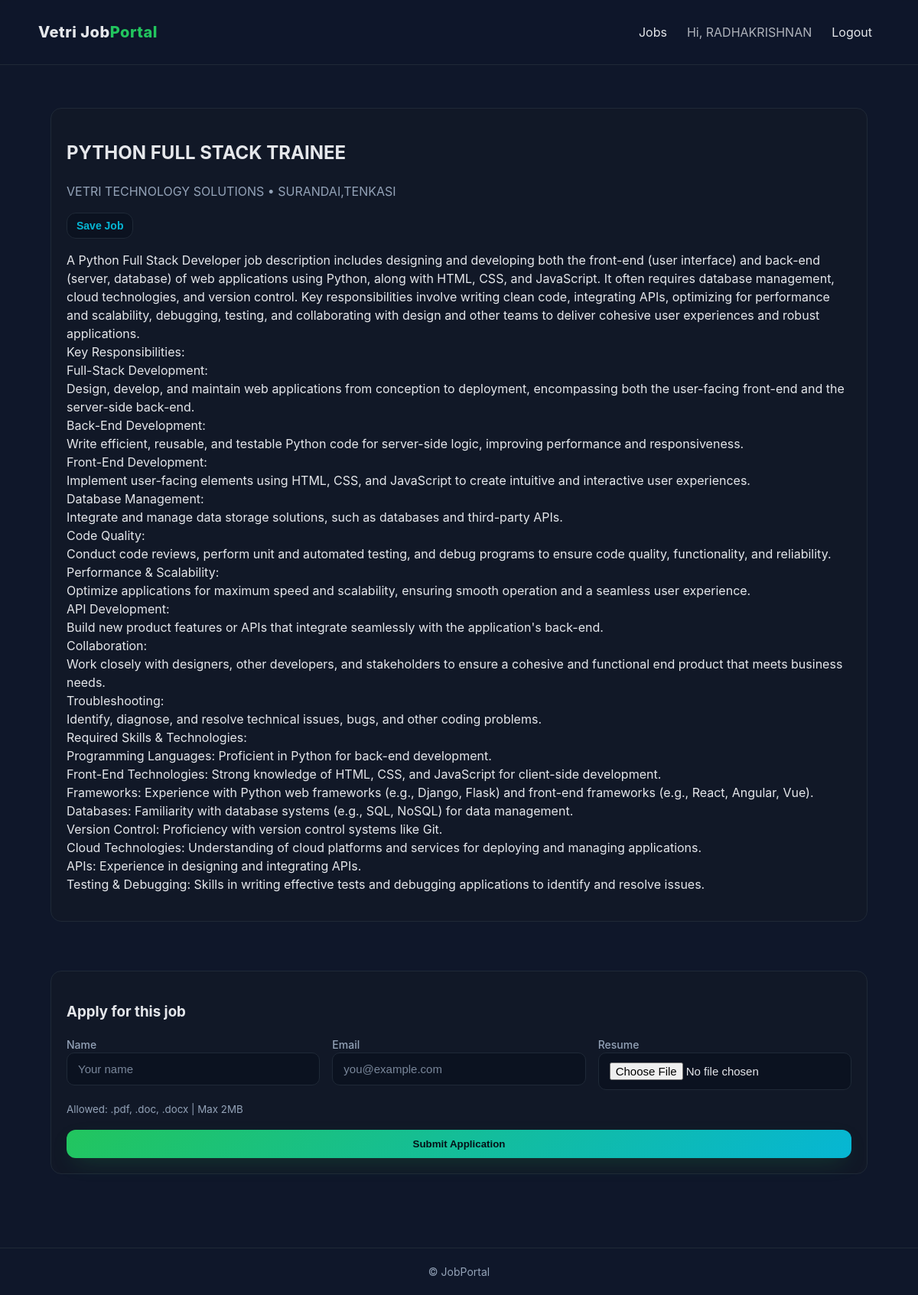
The app's page /jobs/1/ (signed in) with its own data.
### jobs/models.py (models this page shows, shortened)
class Job(models.Model):
    title = models.CharField(max_length=200)
    company = models.CharField(max_length=200)
    category = models.ForeignKey(Category, on_delete=models.CASCADE, related_name="jobs")
    location = models.CharField(max_length=120)
    description = models.TextField()
    posted_at = models.DateTimeField(default=timezone.now)
    class Meta: ordering = ["-posted_at"]

### jobs/views.py (the view, shortened to what this page needs)
# urls.py: path("jobs/<int:pk>/", views.job_detail, name="job_detail"),
def job_detail(request, pk):
    job = get_object_or_404(Job, pk=pk)
    form = ApplicationForm()
    saved = False
    if request.user.is_authenticated:
        saved = SavedJob.objects.filter(user=request.user, job=job).exists()
    return render(request, "job_detail.html", {"job": job, "form": form, "saved": saved})

### jobs/forms.py (shortened to what this page needs)
class ApplicationForm(forms.ModelForm):
    class Meta:
        model = Application
        fields = ("name","email","resume")
        widgets = {
            "name": forms.TextInput(attrs={"placeholder":"Your name"}),
            "email": forms.EmailInput(attrs={"placeholder":"you@example.com"}),
        }

### jobs/templates/job_detail.html (shortened to what this page needs)
{% extends "base.html" %}
{% block content %}
<section class="section">
  <div class="card">
    <div class="job-detail-head">
      <div>
        <h2>{{ job.title }}</h2>
        <p class="muted">{{ job.company }} • {{ job.location }}</p>
      </div>
      <button class="save-btn {% if saved %}is-saved{% endif %}" data-id="{{ job.id }}">
        {% if saved %}Saved{% else %}Save Job{% endif %}
      </button>
    </div>
    <div class="job-description">
      {{ job.description|linebreaks }}
    </div>
  </div>
</section>
<section class="section">
  <div class="card">
    <h3>Apply for this job</h3>
    {% if user.is_authenticated %}
      <form method="post" enctype="multipart/form-data" class="form">
        <div class="grid form-grid">
          <label>Name {{ form.name }}</label>
          <label>Email {{ form.email }}</label>
          <label>Resume {{ form.resume }}</label>
        </div>
        <small class="muted">Allowed: .pdf, .doc, .docx | Max 2MB</small>
        <button class="btn" type="submit">Submit Application</button>
      </form>
    {% else %}
      <p class="muted">Please <a class="btn-link" href="{% url 'login_register' %}?next={% url 'job_detail' job.id %}">login</a> to apply.</p>
    {% endif %}
  </div>
</section>
{% endblock %}

### jobs/templates/base.html (shortened to what this page needs)
{% load static %}
<!DOCTYPE html>
<html lang="en">
<head>
  <link rel="stylesheet" href="{% static 'css/styles.css' %}">
</head>
<body>
  <nav class="navbar">
    <div class="container nav-inner">
      <a href="{% url 'home' %}" class="brand">Vetri Job<span>Portal</span></a>
      <ul class="nav-links">
        <li><a href="{% url 'jobs_list' %}">Jobs</a></li>
        {% if user.is_authenticated %}
          <li><span style="opacity:.75;">Hi, {{ user.username }}</span></li>
          <li><a href="{% url 'home' %}">Logout</a></li>
        {% else %}
          <li><a href="{% url 'login_register' %}">Login / Register</a></li>
        {% endif %}
      </ul>
    </div>
  </nav>
  <main class="main">
    <div class="container">
      {% block content %}{% endblock %}
    </div>
  </main>
  <footer class="footer">
    <div class="container">© {{ now|date:"Y" }} JobPortal</div>
  </footer>
</body>
</html>

### jobs/static/css/styles.css (style rules this page uses)
:root { --bg: #0f172a; --card: #111827; --muted: #94a3b8; --text: #e5e7eb; --brand: #22c55e; --brand-2: #06b6d4; --ring: rgba(34, 197, 94, .35); }
* { box-sizing: border-box }
html, body { margin: 0; padding: 0; background: var(--bg); color: var(--text); font-family: Inter, system-ui, Segoe UI, Roboto, Arial, sans-serif; line-height: 1.5; }
a { color: inherit; text-decoration: none }
.container { max-width: 1100px; margin: 0 auto; padding: 0 16px }
.navbar { position: sticky; top: 0; z-index: 50; background: rgba(15, 23, 42, .75); backdrop-filter: saturate(120%) blur(10px); border-bottom: 1px solid #1f2937; }
.nav-inner { display: flex; align-items: center; justify-content: space-between; gap: 16px; padding: 14px 0; }
.brand { font-weight: 800; font-size: 20px; letter-spacing: .5px }
.brand span { color: var(--brand) }
.nav-links { list-style: none; display: flex; gap: 16px }
.nav-links a { padding: 6px 10px; border-radius: 10px }
.btn { display: inline-flex; align-items: center; justify-content: center; gap: 8px; border: 0; border-radius: 12px; padding: 11px 16px; font-weight: 700; cursor: pointer; background: linear-gradient(135deg, var(--brand), var(--brand-2)); color: #041016; box-shadow: 0 10px 30px -12px var(--ring); transition: transform .2s ease; }
.main { padding: 24px 0 64px }
.section { padding: 32px 0 }
.grid { display: grid; gap: 20px; align-items: stretch }
.card { background: var(--card); border: 1px solid #1f2937; border-radius: 14px; padding: 20px; transition: transform .2s, border-color .2s; display: flex; flex-direction: column; justify-content: space-between; }
.muted { color: var(--muted) }
select, input[type="text"], input[type="email"], input[type="password"], input[type="file"] { background: #0b1220; color: var(--text); border: 1px solid #1f2937; border-radius: 10px; padding: 12px 14px; outline: none; font-size: 15px; transition: border-color .2s, box-shadow .2s, background .2s; width: 100%; }
::placeholder { color: var(--muted); opacity: .8 }
.form { display: flex; flex-direction: column; gap: 16px }
.form-grid { display: grid; grid-template-columns: repeat(auto-fit, minmax(220px,1fr)); gap: 16px }
.form label { font-size: 14px; font-weight: 500; color: var(--muted) }
.save-btn { background: #0b1220; border: 1px solid #1f2937; color: var(--brand-2); font-size: 14px; font-weight: 600; border-radius: 12px; padding: 8px 12px; cursor: pointer; transition: all .2s; }
.footer { border-top: 1px solid #1f2937; padding: 20px 0; color: var(--muted); font-size: 14px; text-align: center; }

### records on screen
Job: title "PYTHON FULL STACK TRAINEE", company "VETRI TECHNOLOGY SOLUTIONS", location "SURANDAI,TENKASI", description "A Python Full Stack Developer job description includes designing and developing both the front-end (user interface) and back-end (server, database) of web applications using Python, along with HTML, CSS, and JavaScript. It often requires database management, cloud technologies, and version control. Key responsibilities involve writing clean code, integrating APIs, optimizing for performance and scalability, debugging, testing, and collaborating with design and other teams to deliver cohesive user experiences and robust applications. Key Responsibilities: Full-Stack Development: Design, develop, and maintain web applications from conception to deployment, encompassing both the user-facing…"

### other values on screen
{{ user.username }} "RADHAKRISHNAN"
